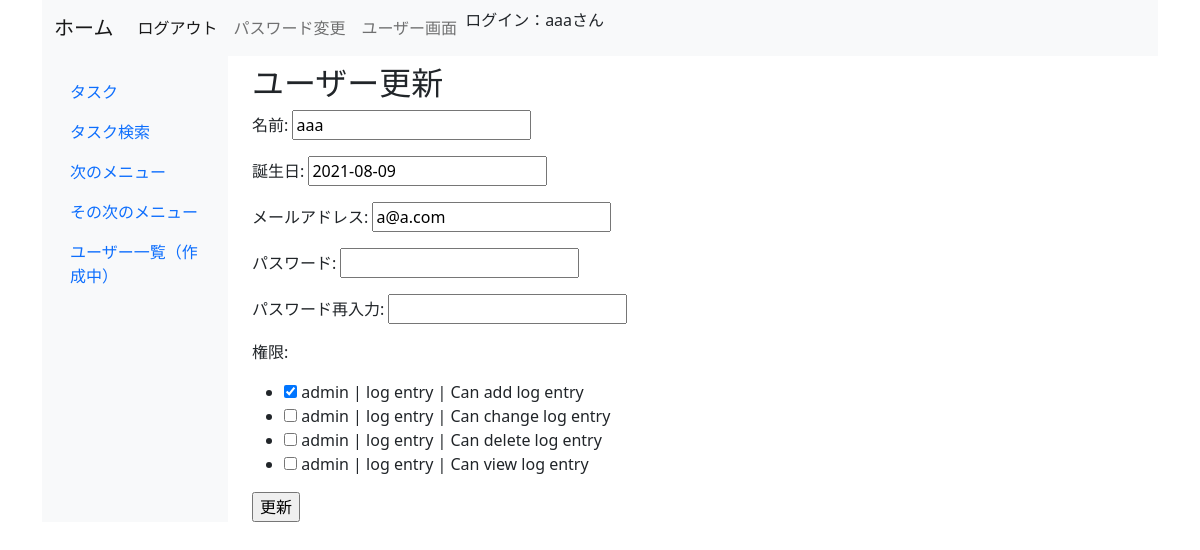
Page /accounts/update_user/1 (signed in) on the earlier database version.
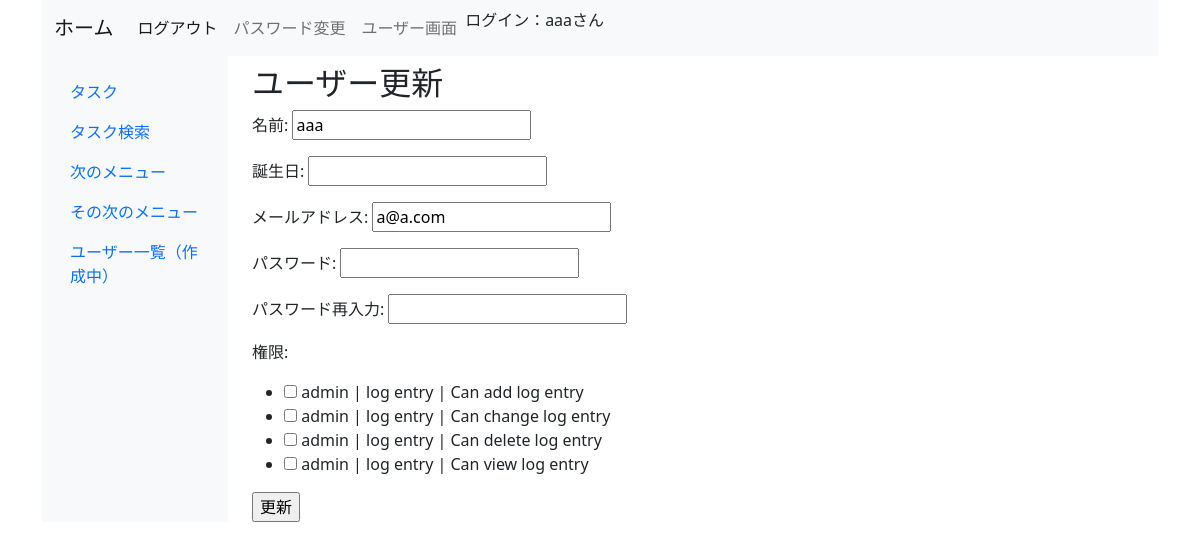
Same page on the later database version.
### accounts/models.py (models this page shows)
class AppUser(AbstractBaseUser, PermissionsMixin):
    username = CharField('ユーザー名', max_length=150)
    email = EmailField('メール', max_length=150, unique=True)
    birthday = DateField('誕生日', null=True)
    is_active = BooleanField('有効フラグ', default=True)
    is_staff = BooleanField('', default=False)
    is_superuser = BooleanField('管理者フラグ', default=False)  # TODO 管理画面が見れる、初回のユーザ登録に
    picture = FileField('写真', null=True, upload_to='puture/', blank=True)  # TODO 未使用
    USERNAME_FIELD = 'email'
    REQUIRED_FIELDS = ['username', ]
    objects = UserManager()
    class Meta:
        default_permissions = ()  # Djangoデフォルトの権限を無効
        permissions = [
            ('mb', 'メンバー'),
            ('tl', 'チームリーダー'),
            ('pl', 'プロジェクトリーダー'),
            ('pm', 'プロジェクトマネージャー'),
            ('po', '顧客'),
        ]

### accounts/views.py (the view, shortened to what this page needs)
# urls.py: path('update_user/<int:id>', UpdateUserView.as_view(), name='update_user'),
class UpdateUserView(PermissionRequiredMixin, View):
    permission_required = ('accounts.pm',)
    template_name = os.path.join('auth', 'update_user.html')
    form_class = UpdateUserForm
    def get(self, request, *args, **kwargs):
        app_user = get_object_or_404(AppUser, id=kwargs['id'])
        perms = app_user.user_permissions
        print('--------------------------------')
        perm_list = [k['id'] for k in perms.values('id',)]
        form = UpdateUserForm(request.GET or None, instance=app_user)
        print('*******************************************')
        print(form.fields['perms'].initial)
        form.fields['perms'].initial = perm_list
        print(form.fields['perms'].initial)
        return render(request, self.template_name, {'form': form, 'permittions': perms.all()})

### accounts/forms.py (shortened to what this page needs)
class UpdateUserForm(ModelForm):
    CHOICE = {
        ('0', 'なし'),
        ('1', 'あり'),
    }
    username = CharField(label='名前')
    birthday = DateField(label='誕生日', widget=DateInput(attrs={"typ.e": "date"}), required=False)
    email = EmailField(label='メールアドレス')
    password = CharField(label='パスワード', widget=PasswordInput(), required=False)
    confirm_password = CharField(label='パスワード再入力', widget=PasswordInput(), required=False)
    appuser_id = 1  # ContentType.objects.filter(app_label='accounts', model='appuser').all().values('id')[0]['id']
    perms = forms.ModelMultipleChoiceField(
        label='権限',
        queryset=Permission.objects.filter(content_type_id=appuser_id).all(),
        widget=forms.CheckboxSelectMultiple,
    )
    class Meta:
        model = AppUser
        fields = ['username', 'birthday', 'email', 'password', 'confirm_password']

### templates/auth/update_user.html (shortened to what this page needs)
{% extends 'base.html' %}
{% block content %}
<h2>ユーザー更新</h2>
<form method="POST">
   {{ form.as_p }}
   <input type="submit" value="更新">
</form>
{% endblock %}

### templates/header.html (shortened to what this page needs)
<nav class="navbar navbar-expand-lg navbar-light bg-light">
  <div class="container-fluid">
    <a class="navbar-brand" href="{% url 'accounts:home' %}">ホーム</a>
    <div class="collapse navbar-collapse" id="navbarNav">
      <ul class="navbar-nav">
        {% if user.is_authenticated %}
        <li class="nav-item">
          <a class="nav-link active" aria-current="page" href="{% url 'accounts:user_logout' %}">ログアウト</a>
        </li>
        <li class="nav-item">
          <a class="nav-link" href="{% url 'accounts:change_password' %}">パスワード変更</a>
        </li>
        {% endif %}
        <li class="nav-item">
          <a class="nav-link" href="{% url 'accounts:user' %}">ユーザー画面</a>
        </li>
        <li class="nav-item">
          ログイン：{{ user.username }}さん
        </li>
      </ul>
    </div>
  </div>
</nav>

Differences in the rows shown:
changed AppUser "aaa": birthday "2021-08-09" → (not shown)
Other differences:
form field perms: "☑ ☐ ☐ ☐" → "☐ ☐ ☐ ☐"
